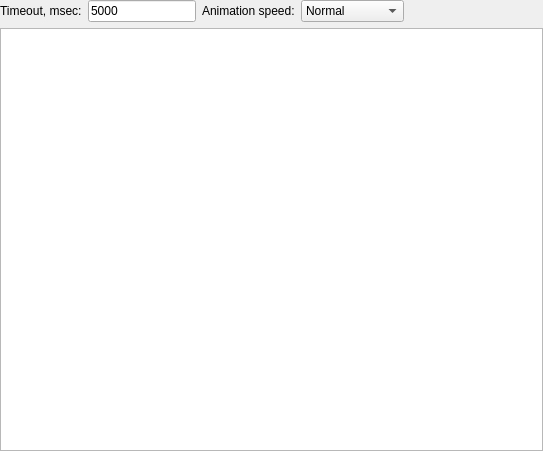
<?xml version="1.0" encoding="UTF-8"?>
<ui version="4.0">
 <class>BehaviorSettings</class>
 <widget class="QWidget" name="BehaviorSettings">
  <property name="geometry">
   <rect>
    <x>0</x>
    <y>0</y>
    <width>543</width>
    <height>451</height>
   </rect>
  </property>
  <property name="windowTitle">
   <string>Form</string>
  </property>
  <layout class="QGridLayout" name="gridLayout">
   <property name="margin">
    <number>0</number>
   </property>
   <item row="0" column="0">
    <widget class="QLabel" name="label_5">
     <property name="text">
      <string>Timeout, msec:</string>
     </property>
    </widget>
   </item>
   <item row="0" column="1">
    <widget class="QLineEdit" name="timeout">
     <property name="sizePolicy">
      <sizepolicy hsizetype="Preferred" vsizetype="Fixed">
       <horstretch>0</horstretch>
       <verstretch>0</verstretch>
      </sizepolicy>
     </property>
     <property name="text">
      <string>5000</string>
     </property>
    </widget>
   </item>
   <item row="0" column="2">
    <widget class="QLabel" name="label_6">
     <property name="text">
      <string>Animation speed:</string>
     </property>
    </widget>
   </item>
   <item row="0" column="3">
    <widget class="QComboBox" name="animationSpeed">
     <property name="currentIndex">
      <number>3</number>
     </property>
     <item>
      <property name="text">
       <string>No Animation</string>
      </property>
     </item>
     <item>
      <property name="text">
       <string>Very fast</string>
      </property>
     </item>
     <item>
      <property name="text">
       <string>Fast</string>
      </property>
     </item>
     <item>
      <property name="text">
       <string>Normal</string>
      </property>
     </item>
     <item>
      <property name="text">
       <string>Slow</string>
      </property>
     </item>
     <item>
      <property name="text">
       <string>Very slow</string>
      </property>
     </item>
     <item>
      <property name="text">
       <string>Custom</string>
      </property>
     </item>
    </widget>
   </item>
   <item row="0" column="4">
    <spacer name="horizontalSpacer">
     <property name="orientation">
      <enum>Qt::Horizontal</enum>
     </property>
     <property name="sizeHint" stdset="0">
      <size>
       <width>40</width>
       <height>20</height>
      </size>
     </property>
    </spacer>
   </item>
   <item row="1" column="0" colspan="5">
    <widget class="QTreeView" name="notificationsView">
     <property name="alternatingRowColors">
      <bool>true</bool>
     </property>
     <property name="iconSize">
      <size>
       <width>22</width>
       <height>22</height>
      </size>
     </property>
     <property name="rootIsDecorated">
      <bool>false</bool>
     </property>
    </widget>
   </item>
  </layout>
 </widget>
 <resources/>
 <connections/>
</ui>
